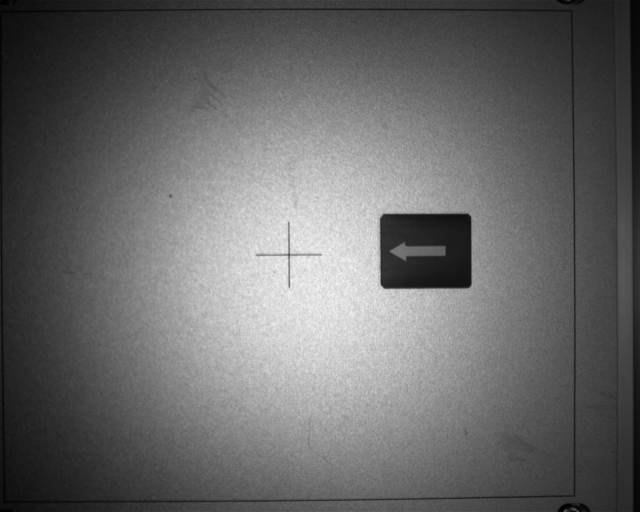
#> input picture lab7/lab7pkg_pick_place/img/img_cali_1.bmp, 1280 x 1024 px (shown at 1/2 size)
$ python -i lab7_img.py   (imports and definitions only)   (older library calls are emulated)
#> lines starting #> are read from the running program, lines starting #| are printed output that depends on the picture; after the words box and inside, x2 and y2 are one past the last pixel; in counts of white or black regions, pixels touching at a corner belong together
#!/usr/bin/env python

'''

lab7pkg_pick_place/lab7_img.py

@brief: image processing for lab6, including template matching, image filtering, edge detection, contour detection, etc.
@author: Songjie Xiao
@date: Monday 2023/3/20

'''

#########################################################################
#
#  Lab 6-Image Processing
#  Main task is to pick and place all the blocks to your destination.
#  Camera is used to detect blocks. With image processing methods,
#  robot is able to know the position, shape and orientation of the blocks.
#  Since block's position is based on image coordinate, what we should do
#  is to transform it into robot coordinate.
#
#  In this lab, you only need to complete the image processing part.
#
#########################################################################

import cv2
import numpy as np

class ImageProcess():
    def __init__(self):

        self.contours_elip = []
        self.contours_rect = []

    # [24 lines left out: function template_process, not called in this run]

    def image_process(self, img_path):

        # read image from img_path
#> called with img_path = '../img/img_cali_1.bmp'
        img_src = cv2.imread(img_path)
#> img_src is the input picture: shape (1024, 1280, 3); min 0, max 251, mean 103.2

        if img_src is None:
            print('Source Image is None, Please check image path!')
            return

        img_copy = img_src.copy()

        img_blur = cv2.bilateralFilter(img_copy, 29, 70, 200)

        # cv2.medianBlur() is used to reduce noise in the image
        img_blur = cv2.medianBlur(img_blur, 9)

        # cv2.cvtColor() is used to convert the image to grayscale
        img_gray = cv2.cvtColor(img_blur, cv2.COLOR_BGR2GRAY)

        # cv2.Sobel() is used to find the gradient of the image
        x_grid = cv2.Sobel(img_gray, cv2.CV_16SC1, 1, 0)
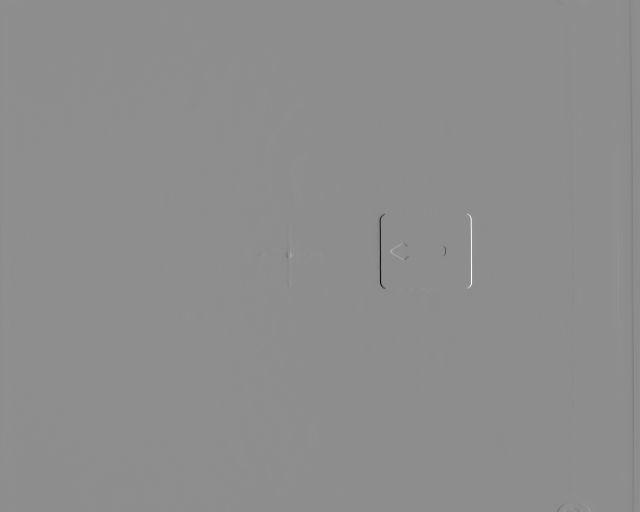
#> x_grid: shape (1024, 1280) int16 (shown at 1/2 size); min -594, max 476, mean 0; drawn with min black and max white
        y_grid = cv2.Sobel(img_gray, cv2.CV_16SC1, 0, 1)
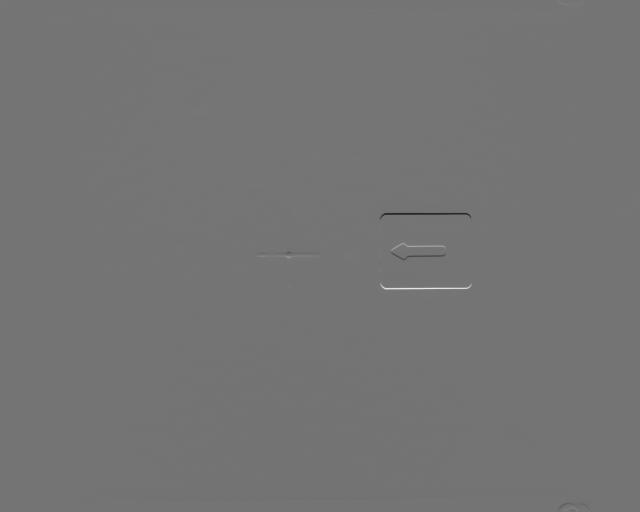
#> y_grid: shape (1024, 1280) int16 (shown at 1/2 size); min -461, max 546, mean 0.1; drawn with min black and max white
        # cv2.Canny() is used to find the edges of the image
        img_canny = cv2.Canny(x_grid, y_grid, 50, 150)
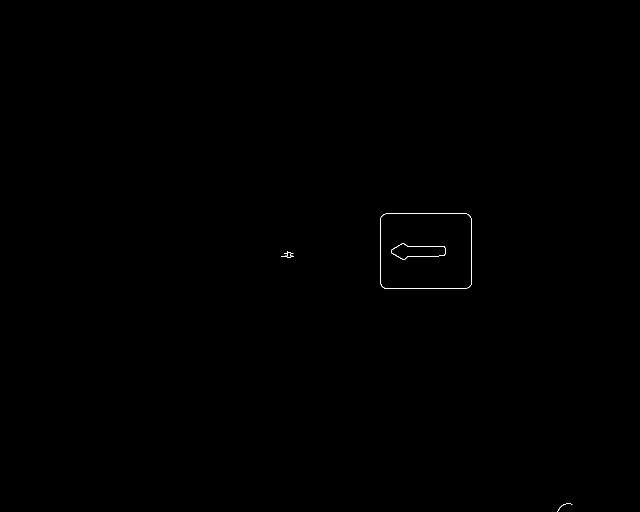
#> img_canny: shape (1024, 1280) (shown at 1/2 size); 0.08% white in thin lines or dots, all inside (x1, y1, x2, y2) = (562, 427, 1145, 1024)

        contours, hierarchy = cv2.findContours(img_canny, cv2.RETR_TREE, cv2.CHAIN_APPROX_SIMPLE)
#> contours = 7 contours, 1 with area under 20; largest, box (x1, y1, x2, y2) and area: (760, 427, 944, 578) 27052, (760, 427, 944, 578) 27030, (782, 487, 892, 520) 2208, (782, 487, 892, 520) 2165, (562, 502, 588, 516) 80, (573, 505, 583, 515) 64

        del_list = []
        for i in range(len(contours)):
            print(cv2.contourArea(contours[i]))
            if(cv2.contourArea(contours[i])<=100):
                del_list.append(i)
#> this loop made 7 passes
#| 11.5
#| 79.5
#| 64.0
#| 27052.5
#| 27030.5
#| 2208.0
#| 2165.0
#> after the loop, del_list = [0, 1, 2]

        contours = list(contours)

        # Iterate over del_list to delete contours
        for i in range(len(del_list)-1, -1, -1):
            del contours[del_list[i]]
#> this loop made 3 passes
#> i on passes 1, 3: 2, 0

        # Convert contours back to a tuple if needed
        contours = tuple(contours)
#> contours = 4 contours; box (x1, y1, x2, y2) and area: (760, 427, 944, 578) 27052, (760, 427, 944, 578) 27030, (782, 487, 892, 520) 2208, (782, 487, 892, 520) 2165

        print("===================\n")
        for contour in contours:
            print(cv2.contourArea(contour))
#> this loop made 4 passes
#| 27052.5
#| 27030.5
#| 2208.0
#| 2165.0


        center_value = []
        shape = [] # 0 represents rectangle while 1 represents ellipse
        theta = []
        for i in range(len(contours) // 2):
            if i % 2 == 0:
                ############## Your Code Start Here ##############
                # TODO: compute the center of external contour (rectangle/ellipse) and match shapes of your block
                # Tips: ret = cv2.matchShapes(contour1, contour2, 1, 0.0)

                # cv2.circle(draw_img, (int(center_x), int(center_y)), 7, [0,0,255], -1)

                N = cv2.moments(contours[i * 2])
                _center_x = int(N["m10"] / N["m00"])
                _center_y = int(N["m01"] / N["m00"])
                center_value.append([_center_x,_center_y])
                # draw a circle on the center point
                cv2.circle(img_copy, (int(_center_x), int(_center_y)), 7, [0,0,255], -1)
                if((cv2.matchShapes(self.contours_elip[0], contours[i * 2], 1, 0.0))<(cv2.matchShapes(self.contours_rect[0], contours[i * 2], 1, 0.0))):
                     shape.append(1)
                else:
                     shape.append(0)

                ############### Your Code End Here ###############

            else:
                # compute the center of internal contour (arrow) and compute the angle of arrow
                N = cv2.moments(contours[i * 2])
                _center_x = int(N["m10"] / N["m00"])
                _center_y = int(N["m01"] / N["m00"])
                # draw a circle on the center point
                cv2.circle(img_copy, (int(_center_x), int(_center_y)), 7, [0,255,0], -1)

                L = 0
                x = 0
                y = 0


                def distance(p1, p2):
                    return np.sqrt((p1[0] - p2[0])**2 + (p1[1] - p2[1])**2)

                for point in contours[i*2]:
                    p = point[0]
                    temp = distance(p,center_value[i//2])
                    if (temp > L):
                        x = p[0]
                        y = p[1]
                        L = temp
                    #pass
                cv2.line(img_copy, (_center_x, _center_y), (x, y), (128, 0, 0), 2)
                ############### Your Code End Here ###############
                angle = np.arctan((y-_center_y)*1.0/(x-_center_x))
                theta.append(angle)
#> this loop made 1 pass
#> img_copy: shape (1024, 1280, 3); 0.01% of pixels changed, all inside (x1, y1, x2, y2) = (844, 494, 859, 509)
#> after the loop, center_value = [[851, 501]]; shape = []; theta = []

        return center_value, shape, theta


# [58 lines left out: functions coordinate_transform, lab_imgproc, not called in this run]

#> (the run stopped early here; a loop or call above may not have finished)

$ run again, on lab7/lab7pkg_pick_place/img/img_snap.bmp
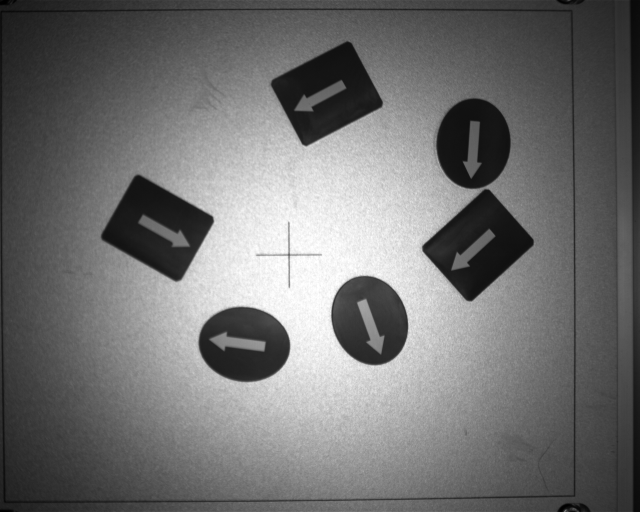
#> input picture lab7/lab7pkg_pick_place/img/img_snap.bmp, 1280 x 1024 px (shown at 1/2 size)
#> in image_process, img_src is the input picture: shape (1024, 1280, 3); min 0, max 255, mean 112.2
#> in image_process, `x_grid = cv2.Sobel(img_gray, cv2.CV_16SC1, 1, 0)`:
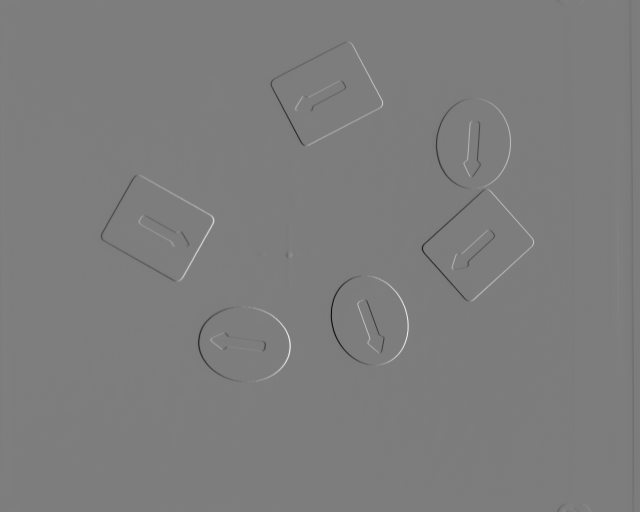
#> x_grid: shape (1024, 1280) int16 (shown at 1/2 size); min -648, max 671, mean -0.1; drawn with min black and max white
#> in image_process, `img_canny = cv2.Canny(x_grid, y_grid, 50, 150)`:
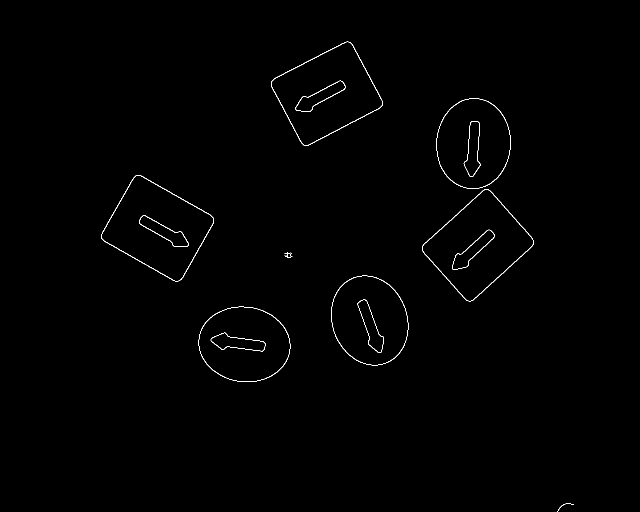
#> img_canny: shape (1024, 1280) (shown at 1/2 size); 0.48% white in thin lines or dots, all inside (x1, y1, x2, y2) = (202, 83, 1148, 1024)
#> in image_process, `contours, hierarchy = cv2.findContours(img_canny, cv2.RETR_TREE, cv2.C..`: contours = 27 contours, 1 with area under 20; largest, box (x1, y1, x2, y2) and area: (202, 350, 428, 563) 27513, (202, 350, 428, 563) 27212, (542, 83, 766, 292) 27112, (844, 378, 1068, 603) 26953, (542, 83, 766, 292) 26832
#> the loop in image_process, `for i in range(len(contours)):` made 27 passes
#| 10.5
#| 21551.0
#| 21410.0
#| 2230.5
#| 2188.5
#> (further printed lines are left out)
#> after the loop in image_process, `for i in range(len(contours)):`: del_list = [0, 9, 10]
#> the loop in image_process, `for i in range(len(del_list)-1, -1, -1):` made 3 passes
#> i on passes 1, 3: 2, 0
#> in image_process, `contours = tuple(contours)`: contours = 24 contours; largest, box (x1, y1, x2, y2) and area: (202, 350, 428, 563) 27513, (202, 350, 428, 563) 27212, (542, 83, 766, 292) 27112, (844, 378, 1068, 603) 26953, (542, 83, 766, 292) 26832
#> the loop in image_process, `for contour in contours:` made 24 passes
#| 21551.0
#| 21410.0
#| 2230.5
#| 2188.5
#| 21443.0
#> (further printed lines are left out)
#> the loop in image_process, `for i in range(len(contours) // 2):` made 1 pass
#> after the loop in image_process, `for i in range(len(contours) // 2):`: center_value = [[488, 688]]; shape = []
